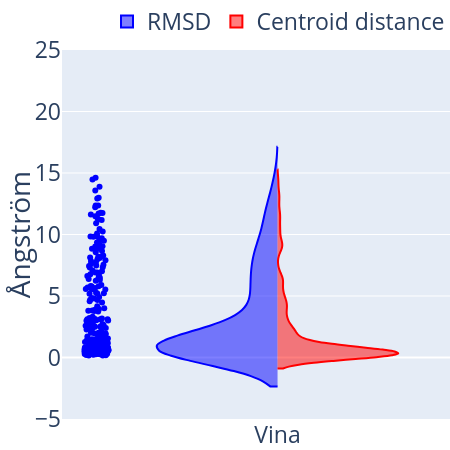

The notebook cell saved with this chart:
### Code cell
# Violin plot
tools = list(result_dfs.keys())
fig_data = []
result_dfs_orders = {
    "Vina": result_dfs["Vina"],
}
for i,(tool, df_full) in enumerate(result_dfs_orders.items()):
    df = copy(df_full.loc[
        (df_full.rmsd < 20) &
        (df_full.centroid_distance < 20)
    ])
    fig_data.extend([
        go.Violin(
            y=df.rmsd.values,
            x = [tool]*(len(df)),
            side="negative",
            legendgroup="RMSD",
            name="RMSD",
            showlegend=i==0,
            points="all",
            jitter=0.1,
            line_color="blue",
        ),
        go.Violin(
            y=df.centroid_distance.values,
            x = [tool]*len(df),
            side= "positive",
            name="Centroid distance",
            legendgroup="Centroid distance",
            line_color="red",
            showlegend=i==0,
            points=False,
        )
    ])
fig = go.Figure(fig_data)
fig.update_yaxes(range=[-5,25], title={"text": "Ångström"})
fig.update_layout(
    font_size=23,
    violingap=0.5, violinmode="overlay",
    margin=dict(t=0,b=0,l=50,r=0),
    width=450,
    height=450,
    legend = {
        "orientation": "h",
        "yanchor": "bottom",
        "xanchor": "right",
        "y":1.02,
        "x":1
    },
)
fig.show()
fig.write_image("./figures/violin.jpg", width=450, height=450)

### Figure 1 — Plotly figure (JSON) as saved in the notebook; plotly's stock layout.template omitted (floating-point values rounded to 4 significant figures; data arrays with more than 128 entries replaced by an {"elided": "..."} marker saying what was removed)
{"data": [{"jitter": 0.1, "legendgroup": "RMSD", "line": {"color": "blue"}, "name": "RMSD", "points": "all", "showlegend": true, "side": "negative", "type": "violin", "x": {"elided": "283 str values"}, "y": {"elided": "283 float values"}}, {"legendgroup": "Centroid distance", "line": {"color": "red"}, "name": "Centroid distance", "points": false, "showlegend": true, "side": "positive", "type": "violin", "x": {"elided": "283 str values"}, "y": {"elided": "283 float values"}}], "layout": {"font": {"size": 23}, "height": 450, "legend": {"orientation": "h", "x": 1, "xanchor": "right", "y": 1.02, "yanchor": "bottom"}, "margin": {"b": 0, "l": 50, "r": 0, "t": 0}, "violingap": 0.5, "violinmode": "overlay", "width": 450, "yaxis": {"range": [-5, 25], "title": {"text": "Ångström"}}}}
